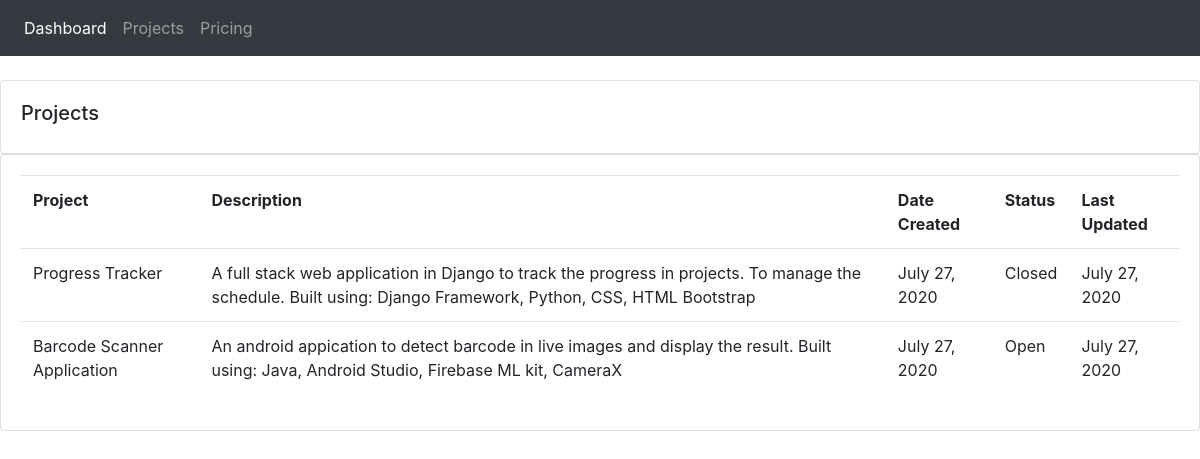
Page /system/projects/ on the earlier database version.
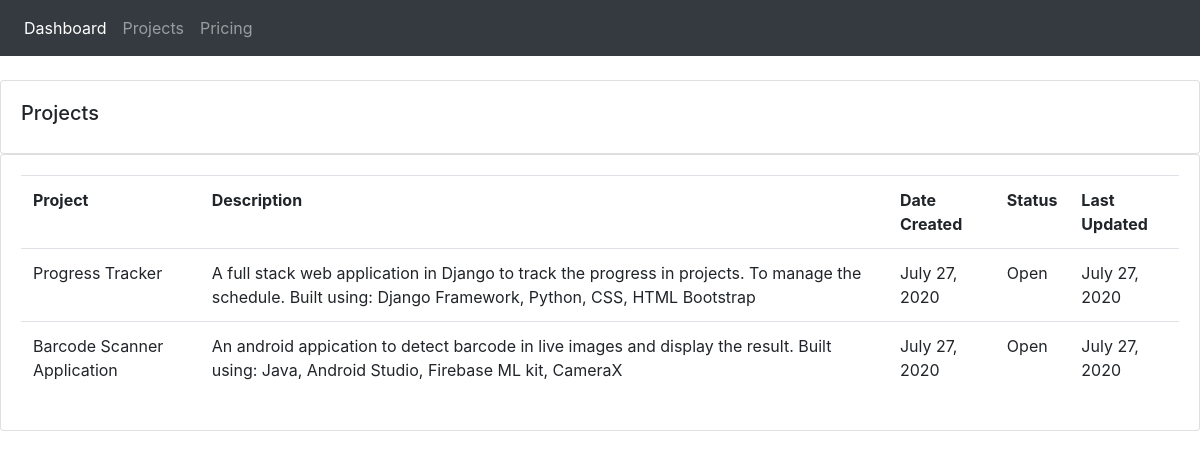
Same page on the later database version.
### System/models.py (models this page shows, shortened)
class Project(models.Model):
    PROJECT_STATUS = (
        ("Open", "Open"),
        ("Closed", "Closed")
    )
    name = models.CharField(max_length=50)
    description = models.TextField(max_length=1000)
    date_created = models.DateField(auto_now=True)
    last_updated = models.DateField(auto_now=True)
    status = models.CharField(max_length=200, choices=PROJECT_STATUS, default="Open", null=True)

### System/views.py (the view)
# urls.py: path('projects/', views.projects_view, name="projects"),
def projects_view(request):
    projects = Project.objects.all()
    return render(request, "project.html", {
        "projects": projects
    })

### System/templates/project.html
{% extends "base.html" %}
{% block content %}
		<br>
		<div class="row">
			<div class="col-md">
				<div class="card card-body">
					<h5>Projects</h5>
				</div>
				<div class="card card-body">
					<table class="table">
						<tr>
							<th>Project</th>
							<th>Description</th>
							<th>Date Created</th>
                            <th>Status</th>
                            <th>Last Updated</th>
						</tr>
						{% for project in projects %}
							<tr>
								<td>{{project.name}}</td>
								<td>{{project.description}}</td>
								<td>{{project.date_created}}</td>
								<td>{{project.status}}</td>
								<td>{{project.last_updated}}</td>
							</tr>
						{% endfor %}
					</table>
				</div>
			</div>
		</div>
{% endblock content %}

Differences in the rows shown:
changed Project "Progress Tracker": status "Closed" → "Open"
